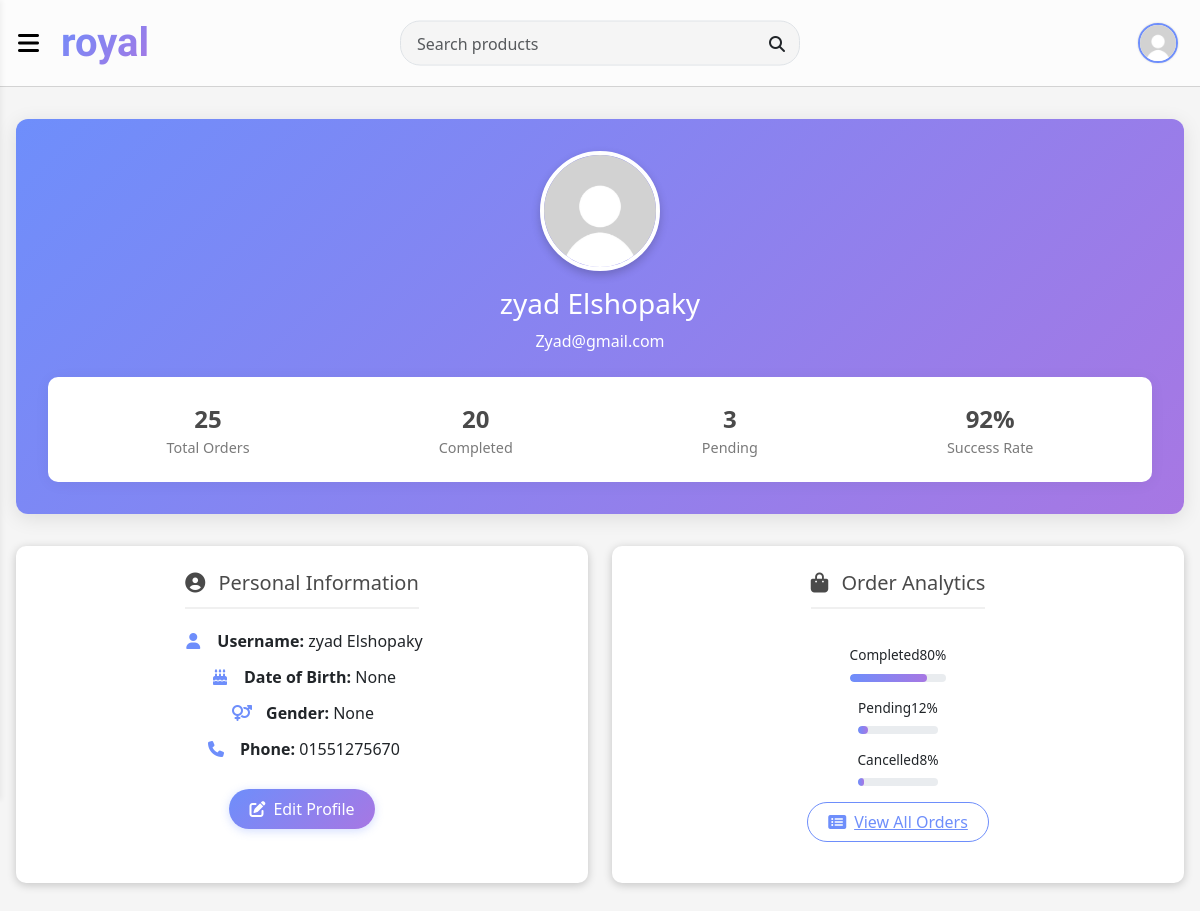
The page /accounts/profile (signed in) on the database its author committed.
### accounts/models.py (models this page shows, shortened)
class CustomUser(AbstractUser):
    image = models.ImageField(upload_to='account/', null=True, blank=True , default='account/default_user.jpg')
    email = models.EmailField(unique=True)
    phone = models.CharField(max_length=11, blank=True)
    is_seller = models.BooleanField(default=False)
    date_joined = models.DateTimeField(auto_now_add=True)
    username = models.CharField(max_length=150, unique=False, blank=True, null=True)
    GENDER_CHOICES = [
        ('M', 'Male'),
        ('F', 'Female'),
    ]
    gender = models.CharField(
        max_length=1,
        choices=GENDER_CHOICES,
        blank=True,
        null=True
    )
    date_Birth= models.DateField(null=True, blank=True)
    USERNAME_FIELD = "email"
    REQUIRED_FIELDS = ["first_name", "last_name"]

### accounts/views.py (the view)
# urls.py: path("profile",profile,name="profile"),
@login_required(login_url="login")
def profile(request):
    if not request.user.is_authenticated:
        return redirect("login")
    if request.method == "POST":
        form = ProfileUpdateForm(request.POST , request.FILES, instance=request.user)
        if form.is_valid():
            form.save()
            messages.success(request, "Profile updated successfully.")
            return redirect("profile")
    else:
        form = ProfileUpdateForm(instance=request.user)
    return render(request, "accounts/profile.html", {"form": form})

### accounts/forms.py (shortened to what this page needs)
class ProfileUpdateForm(forms.ModelForm):
    class Meta:
        model = CustomUser
        fields = ["first_name", "last_name", "email", "phone","image"]
        widgets = {
            "first_name": forms.TextInput(attrs={"class": "form-control"}),
            "last_name": forms.TextInput(attrs={"class": "form-control"}),
            "email": forms.EmailInput(attrs={"class": "form-control"}),
            "phone": forms.TextInput(attrs={"class": "form-control"}),
            "image": forms.ClearableFileInput(attrs={
                "class": "form-control border border-2 shadow-sm",
                "style": "padding: 10px;",
            })
        }

### templates/accounts/profile.html (shortened to what this page needs)
{% extends 'base.html' %}
{% block contents %}
<div class="profile-container">
 <div class="profile-header text-center">
  <img src="{{ user.image.url }}" class="profile-avatar mb-3" alt="Profile" data-bs-toggle="modal" data-bs-target="#editProfileModal">
  <h3 class="mb-2">{{ user.first_name }} {{ user.last_name }}</h3>
  <p class="mb-3">{{ user.email }}</p>
    <div class="profile-stats">
      <div class="stat-item">
        <div class="stat-value">25</div>
        <div class="stat-label">Total Orders</div>
      </div>
      <div class="stat-item">
        <div class="stat-value">20</div>
        <div class="stat-label">Completed</div>
      </div>
      <div class="stat-item">
        <div class="stat-value">3</div>
        <div class="stat-label">Pending</div>
      </div>
      <div class="stat-item">
        <div class="stat-value">92%</div>
        <div class="stat-label">Success Rate</div>
      </div>
    </div>
  </div>
  <div class="row">
    <div class="col-md-6">
      <div class="profile-card">
        <h5><i class="fas fa-user-circle me-2"></i> Personal Information</h5>
        <div class="info-item">
          <div class="info-icon"><i class="fas fa-user"></i></div>
          <div>
            <strong>Username:</strong> {{ user.username }}
          </div>
        </div>
        <div class="info-item">
          <div class="info-icon"><i class="fas fa-birthday-cake"></i></div>
          <div>
            <strong>Date of Birth:</strong> {{ user.date_Birth }}
          </div>
        </div>
        <div class="info-item">
          <div class="info-icon"><i class="fas fa-venus-mars"></i></div>
          <div>
            <strong>Gender:</strong> {{ user.gender }}
          </div>
        </div>
        <div class="info-item">
          <div class="info-icon"><i class="fas fa-phone"></i></div>
          <div>
            <strong>Phone:</strong> {{ user.phone }}
          </div>
        </div>
        <div class="text-center mt-3">
          <button class="btn-edit" data-bs-toggle="modal" data-bs-target="#editProfileModal">
            <i class="fas fa-edit me-2"></i>Edit Profile
          </button>
        </div>
      </div>
    </div>
    <div class="col-md-6">
      <div class="profile-card">
        <h5><i class="fas fa-shopping-bag me-2"></i> Order Analytics</h5>
        <div class="progress-container">
          <div class="progress-label">
            <span>Completed</span>
            <span>80%</span>
          </div>
          <div class="progress-bar">
            <div class="progress-fill" style="width: 80%"></div>
          </div>
        </div>
        <div class="progress-container">
          <div class="progress-label">
            <span>Pending</span>
            <span>12%</span>
          </div>
          <div class="progress-bar">
            <div class="progress-fill" style="width: 12%"></div>
          </div>
        </div>
        <div class="progress-container">
          <div class="progress-label">
            <span>Cancelled</span>
            <span>8%</span>
          </div>
          <div class="progress-bar">
            <div class="progress-fill" style="width: 8%"></div>
          </div>
        </div>
        <div class="text-center mt-4">
          <a href="{% url 'orders' %}" class="btn-view-orders" >
            <i class="fas fa-list-alt me-2"></i>View All Orders
          </a>
        </div>
      </div>
    </div>
  </div>
</div>
{% endblock %}

### templates/components/navbar.html (shortened to what this page needs)
{% if request.path != '/login/' and request.path != '/signup/' and request.path != '/payment/' and request.path != '/profile/'  %}
<link rel="stylesheet" href="https://cdnjs.cloudflare.com/ajax/libs/font-awesome/6.5.0/css/all.min.css">
  <nav class="navbar navbar-expand-lg sticky-navbar">
    <div class="container-fluid position-relative">
      <button id="toggleSidebar" class="me-3" type="button">
        <i class="fas fa-solid fa-sharp fa-bars"></i>
      </button>
      <a class="navbar-brand custom-logo" href="{% url 'home' %}">royal</a>
<form class="search-form position-absolute start-50 top-50 translate-middle" method="get" action="{% url 'home' %}">
  <div class="position-relative">
    <input type="search" name="q" class="form-control search-input ps-3 pe-5" placeholder="Search products" aria-label="Search">
  </div>
</form>
      <div class="collapse navbar-collapse justify-content-end" id="navbarSupportedContent">
        <ul class="navbar-nav gap-3 align-items-center">
          {% if user.is_authenticated %}
          <a href="{% url 'profile' %}" class="ms-4">
            <img src="{{ user.image.url }}" alt="profile" class="profile-img-navbar">
          </a>
          {% else %}
          <li class="nav-item">
            <a href="{% url 'login' %}" class="btn btn-danger btn-lg">
              <i class="fas fa-user me-1"></i> Log in
            </a>
          </li>
          {% endif %}
        </ul>
      </div>
    </div>
  </nav>
{% endif %}

### static/core/css/style.css (style rules this page uses)
body { background-color: #f5f5f5; margin: 0; padding: 0; }
.custom-logo { font-family: 'Lobster', cursive; font-size: 2.5rem; background: linear-gradient(135deg, #6e8efb, #a777e3); -webkit-background-clip: text; -webkit-text-fill-color: transparent; text-decoration: none; }
#toggleSidebar { background-color: #FCFCFC; color: #000; font-size: 24px; border: none; }
.sticky-navbar { position: sticky; top: 0; z-index: 1000; background-color: #FCFCFC; border-bottom: 1px solid lightgray; }
.form-control { border-radius: 15px; }
.search-form { width: 100%; max-width: 400px; }
.search-input { background-color: #f5f5f5; border-radius: 20px; height: 45px; font-size: 16px; }
.profile-img-navbar { width: 40px; height: 40px; border-radius: 50%; object-fit: cover; border: 2px solid #6e8efb; box-shadow: 0 0 2px rgba(0, 0, 0, 0.2); margin-right: 10px; }
.profile-container { max-width: 1200px; margin: 2rem auto; padding: 0 1rem; }
.profile-header { background: linear-gradient(135deg, #6e8efb, #a777e3); border-radius: 12px; padding: 2rem; color: white; margin-bottom: 2rem; box-shadow: 0 4px 20px rgba(0, 0, 0, 0.1); }
.profile-avatar { width: 120px; height: 120px; object-fit: cover; border-radius: 50%; border: 4px solid white; box-shadow: 0 4px 10px rgba(0, 0, 0, 0.2); transition: transform 0.3s ease; cursor: pointer; }
.profile-stats { display: flex; justify-content: space-around; background: white; border-radius: 10px; padding: 1.5rem; margin-top: 1.5rem; box-shadow: 0 2px 15px rgba(0, 0, 0, 0.05); }
.stat-item { text-align: center; }
.stat-value { font-size: 1.5rem; font-weight: 700; color: #4a4a4a; }
.stat-label { font-size: 0.9rem; color: #7a7a7a; }
.profile-card { background: white; border-radius: 12px; padding: 1.5rem; margin-bottom: 1.5rem; box-shadow: 0 2px 15px rgba(0, 0, 0, 0.05); height: 100%; }
.profile-card h5 { color: #4a4a4a; border-bottom: 2px solid #f0f0f0; padding-bottom: 0.75rem; margin-bottom: 1.25rem; }
.info-item { display: flex; align-items: center; margin-bottom: 0.75rem; }
.info-icon { width: 24px; text-align: center; margin-right: 12px; color: #6e8efb; }
.btn-edit { background: linear-gradient(135deg, #6e8efb, #a777e3); border: none; border-radius: 30px; padding: 8px 20px; color: white; font-weight: 500; box-shadow: 0 2px 10px rgba(106, 142, 251, 0.3); transition: all 0.3s ease; }
.btn-view-orders { background: white; border: 1px solid #6e8efb; border-radius: 30px; padding: 8px 20px; color: #6e8efb; font-weight: 500; transition: all 0.3s ease; }
.progress-container { margin-top: 1rem; }
.progress-label { display: flex; justify-content: space-between; margin-bottom: 0.5rem; font-size: 0.85rem; }
.progress-bar { height: 8px; border-radius: 4px; background: #e9ecef; overflow: hidden; }
.progress-fill { height: 100%; background: linear-gradient(90deg, #6e8efb, #a777e3); border-radius: 4px; }
nav { display: flex; justify-content: center; gap: 30px; padding: 16px; background-color: #FCFCFC; }
nav a { text-decoration: none; color: white; font-weight: bold; font-size: 18px; }
.profile-card, .card-section { background: #fff; border-radius: 10px; box-shadow: 0 2px 10px rgba(0,0,0,0.2); padding: 25px; height: 100%; }
.profile-card { display: flex; flex-direction: column; align-items: center; }
:root { --primary-color: #4361ee; --secondary-color: #3f37c9; --success-color: #4cc9f0; --danger-color: #f72585; --warning-color: #f8961e; --light-color: #f8f9fa; --dark-color: #212529; }

### rows shown on the page
CustomUser: image (placeholder picture), first_name "zyad", last_name "Elshopaky", email "Zyad@gmail.com", username "zyad Elshopaky", date_Birth "None", gender "None", phone "01551275670"
